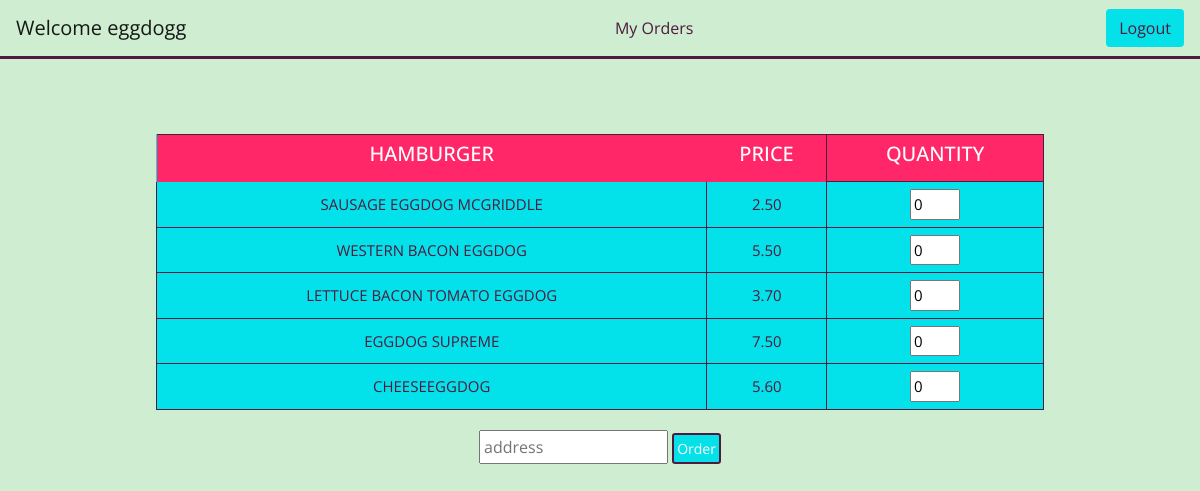
The app's page /customer/main/ (signed in) with its own data.
### hamburgerapp/models.py (models this page shows)
class User(models.Model):
    username = models.CharField(max_length=254)
    password = models.CharField(max_length=254)
    phone = models.CharField(max_length=32)
    created_at = models.DateTimeField(auto_now_add=True)
    updated_at = models.DateTimeField(auto_now=True)
    objects = UserManager()

class HamburgerModel(models.Model):
    name = models.CharField(max_length=254)
    price = models.CharField(max_length=254)
    created_at = models.DateTimeField(auto_now_add=True)
    updated_at = models.DateTimeField(auto_now=True)
    image = models.ImageField(null=True, upload_to='hamburger_image/', blank=True)

### hamburgerapp/views.py (the view)
# urls.py: path('customer/main/', views.customer_page),
def customer_page(request):
    if 'uuid' not in request.session:
        return redirect('/userlogin/')
    this_user = User.objects.get(id=request.session['uuid'])
    context = {
        'this_user' : this_user,
        'hamburgers' : HamburgerModel.objects.all()
    }
    return render(request, 'hamburgerapp/customermain.html', context)

### templates/hamburgerapp/customermain.html (shortened to what this page needs)
<!DOCTYPE html>
<html lang="en">
<head>
    <link rel="stylesheet" href="https://stackpath.bootstrapcdn.com/bootstrap/4.5.2/css/bootstrap.min.css">
    {% load static %}
    <link rel="stylesheet" href="{%static 'css/style.css'%}">
</head>
<body>
    <nav class="navbar navbar-light ">
        <a class="navbar-brand">Welcome {{this_user.username}}</a>
        <a href="/customer/customerorders/" class="nav-item">My Orders</a>
        <a href="/customer/logout" class="btn" id="logout-btn">Logout</a>
    </nav>
    <div class="outer-container">
        <div class="main-container">
            <form action="/placeorder/" method="POST">
                <div class="container table-div">
                    <table class="hamburger-table">
                        <tr class="tablerow-head">
                            <th><h5>Hamburger</h5></th>
                            <th><h5>Price</h5></th>
                            <td><h5>Quantity</h5></td>
                        </tr>
                        {%for hamburger in hamburgers%}
                        <tr>
                            <td>{{hamburger.name}}</td>
                            <td>{{hamburger.price}}</td>
                            <td>
                                <input type="number" min="0" value="0" name="{{hamburger.id}}" >
                            </td>
                        </tr>
                        {%endfor%}
                    </table>
                </div>
                <div class="address-container">
                    <input type="text" name="address" placeholder="address">
                    <input class="btn cyan-btn btn-sm" type="submit" value="Order">
                </div>
            </form>
        </div>
    </div>
</body>
</html>

### static/css/style.css (style rules this page uses)
* { margin: 0px; padding: 0px; }
body { background-color: #CFEDD1; font-family: 'Open Sans', sans-serif; }
.outer-container { padding: 25px; text-align: center; }
#logout-btn { background-color: #05E1E8; color: #4E1A3E; }
.table-div { margin: auto; margin-top: 50px; text-align: center; }
.table-div table { border-top: 1px solid #4E1A3E; border-bottom: 1px solid #4E1A3E; border-collapse: collapse; background-color: #03E2EA; text-transform: uppercase; font-size: 15px; margin-bottom: 15px; text-align: center; width: 80%; margin: auto; color: #4E1A3E; }
.table-div table td { padding: 7px 0; text-align: center; border-left: 1px solid #4E1A3E; border-right: 1px solid #4E1A3E; border-bottom: 1px solid #4E1A3E; }
.navbar { border-bottom: 3px solid #4E1A3E ; background-color: #CFEDD1; }
.tablerow-head { background-color: #FF2768; color: white; }
.hamburger-table input { width: 50px; padding: 2px; }
.cyan-btn { background-color: #05E1E8; color: white; border: 2px solid #4E1A3E; }
.address-container { text-align: center; margin-top: 20px; }
.address-container input { padding: 3px; }
.nav-item { color: #4E1A3E; }

### records on screen
User: username "eggdogg"
HamburgerModel: name "SAUSAGE EGGDOG MCGRIDDLE", price "2.50"
HamburgerModel: name "WESTERN BACON EGGDOG", price "5.50"
HamburgerModel: name "LETTUCE BACON TOMATO EGGDOG", price "3.70"
HamburgerModel: name "EGGDOG SUPREME", price "7.50"
HamburgerModel: name "CHEESEEGGDOG", price "5.60"
